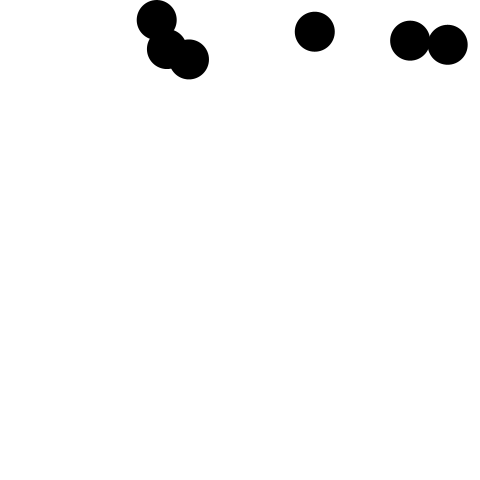
Frame 1 (no input)
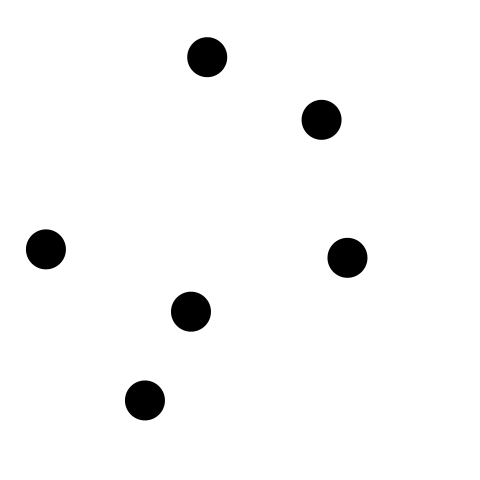
Frame 60 (the mouse pressed at the canvas centre just before this capture)
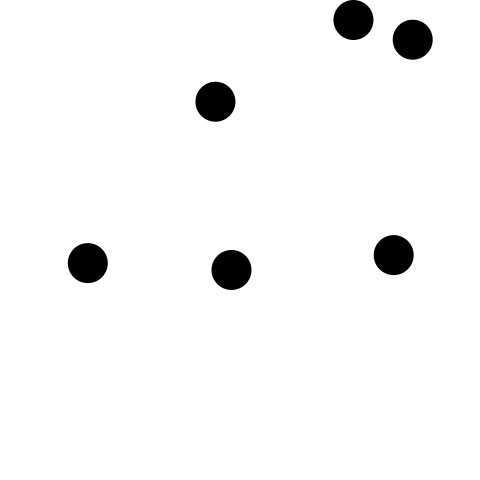
Frame 120 (the mouse held since frame 60 and released just before this capture)

The Processing sketch that drew these frames (run headless with seeded random() and noise(); from frame 60 on, the mouse is pressed at the canvas centre):

// Processing sketch: ObjectsAndMouseCursor
// ── ObjectsAndMouseCursor.pde
// 定数
final int X = 0;
final int Y = 1;
final int VX = 2;
final int VY = 3;
final float vx0min = -7;            // vxの初期値の下限
final float vx0max = 5;             // vxの初期値の上限
final float vy0min = 4;             // vyの初期値の下限
final float vy0max = 15;            // vyの初期値の上限
final int fps = 60;                 // 1秒間あたりのフレーム数
final float gravity = 9.8 / fps;    // 1フレームあたりの重力加速度
final float elas = 0.98;            // 反発係数
final float d0 = 40;                 // ボールの直径
final float hueMax = 360.0;         // 色相の最大値
final int ballCount = 6;            // ボールの個数

// 変数
float[][] balls;                      // ボールの x, y, vx, vy を要素とする配列
float d;

void setup() {
  frameRate(fps);
  size(480, 480);
  noStroke();
  colorMode(HSB, hueMax, 100, 100);
  fill(0, 0, 0);
  balls = new float[ballCount][4];  // ボールの x, y, vx, vy を要素とする配列
  for(int i = 0; i < balls.length; i++){
    balls[i][X]  = random(d / 2, width - d / 2);     // x
    balls[i][Y]  = random(d / 2, height / 5);        // y
    balls[i][VX] = random(vx0min, vx0max);           // vx
    balls[i][VY] = random(vy0min, vy0max);           // vy
  }
}

void draw() {
  background(0, 0, 100);
  
  for(int i = 0; i < balls.length; i++){
    if(isMouseInTheBall(balls[i], d, mouseX, mouseY)){
      if(balls[i][VX] < vx0max + 5){
      balls[i][VX] += 3;
      }
      if(balls[i][VY] < vy0max + 5){
      balls[i][VY] += 3;
      }
      d = d0 + 50;
      fill(350, 90, 90);
    }else{
      boundBall(balls[i]);
      d = d0;
      fill(0, 0, 0);
    }
    ellipse(balls[i][X], balls[i][Y], d, d);
  }
}

boolean isMouseInTheBall(float[] ball, float d, float mX, float mY){
  boolean result = sqrt((mX - ball[X]) * (mX - ball[X]) + (mY - ball[Y]) * (mY - ball[Y])) <= d /2;
  return result;
}

void boundBall(float[] ball) {
  ball[X]  += ball[VX];          // ボールが速度ぶん移動する
  ball[VY] += gravity;           // 速度のy成分に重力加速度を加算する
  ball[Y]  += ball[VY];          // ボールが速度ぶん移動する
  if (ball[X] < d / 2) {
    ball[VX] = - ball[VX] * elas;
    ball[X] = d / 2;
  } else if (ball[X] > width - d / 2) {
    ball[VX] = - ball[VX]  * elas;
    ball[X] = width - d / 2;
  }
  if (ball[Y] > height - d / 2) {
    ball[VY] = - ball[VY] * elas;
    ball[Y] = height - d / 2;
  } else if (ball[Y] < d / 2) {
    ball[VY] = - ball[VY] * elas;
    ball[Y] = d / 2;
  }
}
